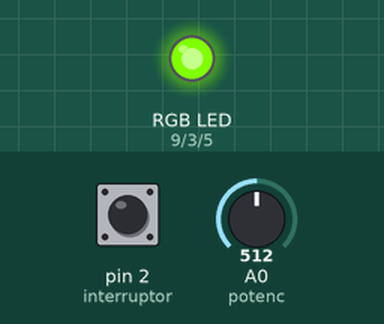
A sketch run on a simulated Arduino Uno, built with avr-gcc and run on an emulated ATmega328P. Parts: an RGB LED mixed from three pins (HIGH = lit). Inputs (shaded band) come from the test bench; at power-on: pin 2 (interruptor) LOW, A0 (potenc) = 512.

Above: at 5.2 s.
5.3 s: pin 2 (interruptor) pulled HIGH for 0.15 s
At 5.45 s:
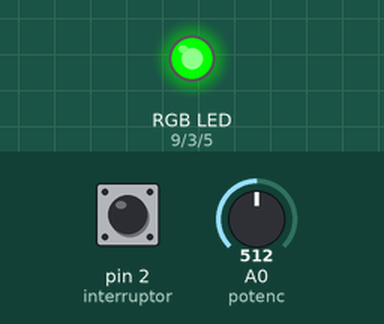
At 8.85 s:
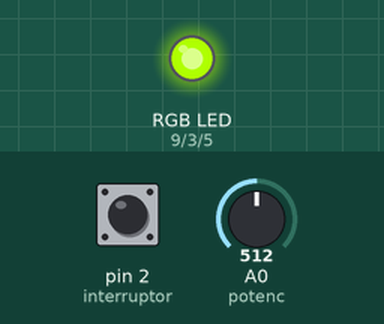
17.4 s: A0 (potenc) set to 511
20.4 s: pin 2 (interruptor) pulled HIGH for 1 s
At 21.55 s:
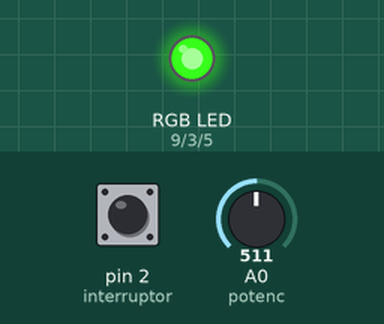
Timing chart, 0 to 27.4 s (numbered marks = the images above; inputs shaded):
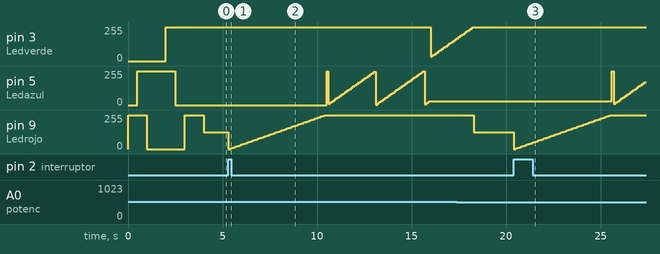

Measured:
- after the input at 5.3 s, pin 3 (Ledverde): 255/255 → 32/255 after 10.7 s, → 42/255 0.10 s later, → 52/255 0.10 s later, → 62/255 0.10 s later, … (14 changes in this stretch); pin 5 (Ledazul): ramps from 3/255 to 255/255 and jumps back, once every 2.6 s
- after the input at 20.4 s, pin 5 (Ledazul): 27/255 → 255/255 after 5.2 s, → 9/255 0.10 s later, → 19/255 0.10 s later, → 29/255 0.10 s later, … (18 changes in this stretch); pin 9 (Ledrojo): 127/255 → 0/255 at once, → 5/255 0.10 s later, → 10/255 0.10 s later, → 15/255 0.10 s later, … (52 changes in this stretch)

The sketch:

act2_Clase_20_04_22_SPD.ino
```cpp
// Act2 Clase 20-04-22

int Ledrojo = 9, Ledazul = 5, Ledverde = 3;
int interruptor = 2;
int potenc = A0;
int sensorValue = 0;
int outputValue = 0;
int inputValue = 0;

void setup()
{
  pinMode(Ledrojo, OUTPUT);
  pinMode(Ledazul, OUTPUT);
  pinMode(Ledverde, OUTPUT);
  pinMode(interruptor, INPUT);
  Test_Led();
}

void loop()
{
  inputValue = digitalRead (interruptor);
  if (inputValue == 1)
  {
  	for (int fadeValue = 0; fadeValue <= 255; fadeValue +=5)
    {
      analogWrite(Ledrojo, fadeValue);
      delay(100);
    }
    for (int fadeValue = 255; fadeValue <=800; fadeValue +=10)
    {
      analogWrite(Ledazul, fadeValue);
      delay(100);
    }
    for (int fadeValue = 800; fadeValue <=1023; fadeValue +=10)
    {
      analogWrite(Ledverde, fadeValue);
      delay(100);
    }
  }
  else
  {
    sensorValue = analogRead(potenc);
    outputValue = map (sensorValue, 0, 1023, 0, 255);
    analogWrite(Ledrojo, outputValue);
  }
}

void Test_Led()
{
  digitalWrite(Ledrojo, 1);
  delay(500);
  digitalWrite(Ledazul, 1);
  delay(500);
  digitalWrite(Ledrojo, 0);
  delay(500);
  digitalWrite(Ledazul, 1);
  delay(500);
  digitalWrite(Ledverde, 1);
  delay(500);
  digitalWrite(Ledazul, 0);
  delay(500);
  digitalWrite(Ledrojo, 1);
  delay(500);
  digitalWrite(Ledverde, 1);
  delay(500);
}
```
